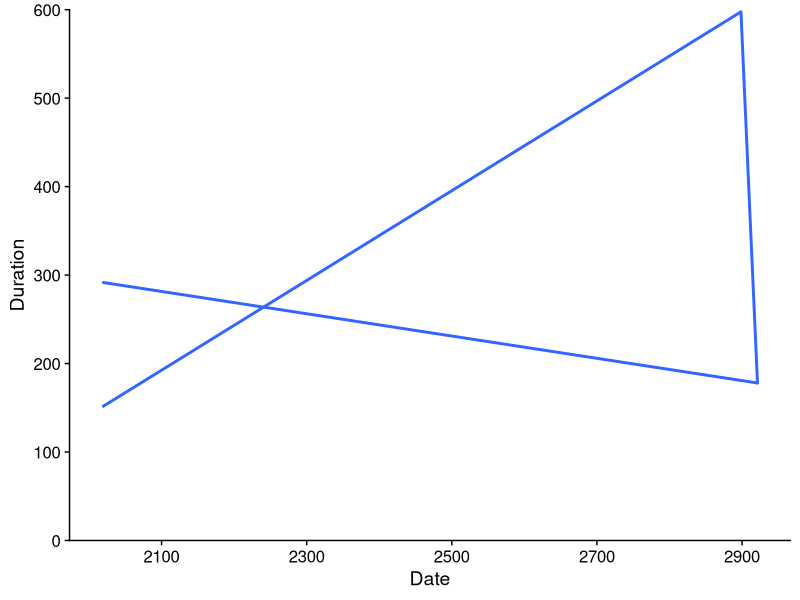
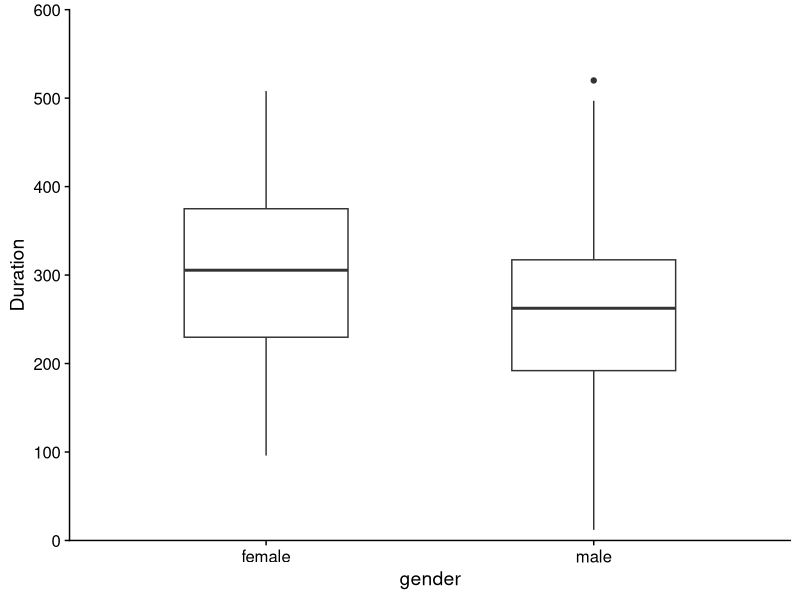

Recreate these plots in R, in order.
library(lubridate)
library(cowplot)
library(tidyverse)

# some parsing failures aparently, also some of the data needs to be corrected
allesgesagt_raw <- read_csv("allesgesagt/allesgesagt_raw.csv")
# fix(allesgesagt_raw)

allesgesagt <- allesgesagt_raw %>% 
  mutate(Date = make_date(year, month, day),
         Duration = hours*60+minutes)


ggplot(allesgesagt) +
  geom_col(aes(x = Date, y = Duration)) +
  geom_smooth(aes(x = Date, y = Duration), se = FALSE, alpha = 0.5) +
  geom_smooth(aes(x = Date, y = Duration), se = FALSE, method = "lm") +
  scale_y_continuous(expand = c(0,0), limits = c(0, 600)) +
  theme_half_open()

ggplot(allesgesagt) +
  geom_boxplot(aes(x = gender, y = Duration), width = 0.5) +
  scale_y_continuous(expand = c(0,0), limits = c(0, 600)) +
  theme_half_open()
